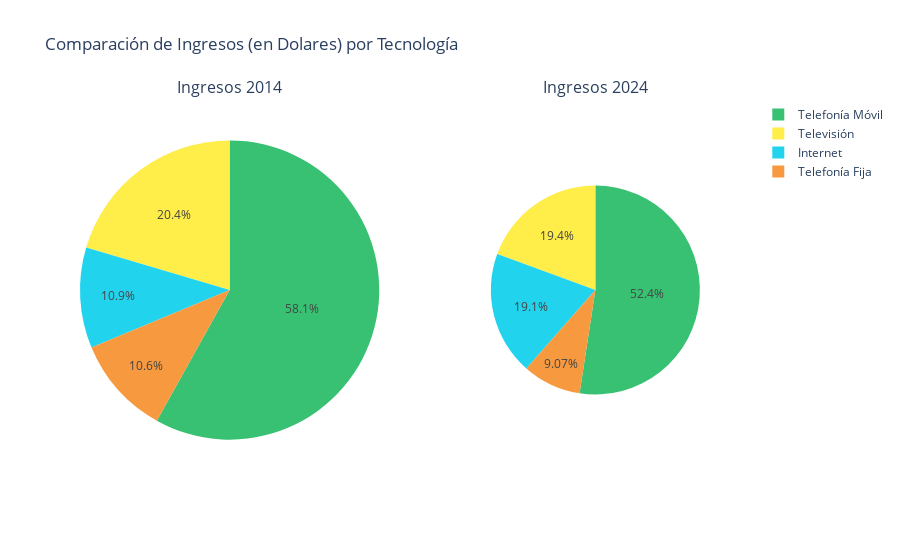

The notebook cell saved with this chart:
### Markdown cell above
### **Gráfico 3:**
Proporciones del mercado en Argentina, de estas tecnologías, en la última Decada, medido en Dolares

### Code cell
ancho_grafico = 900
fig = crear_graf_pie(df=df_pies_tabla, width=ancho_grafico)

config = {'displayModeBar': False}
fig.show(config=config)

### Figure 1 — Plotly figure (JSON) as saved in the notebook; plotly's stock layout.template omitted (floating-point values rounded to 4 significant figures)
{"data": [{"domain": {"x": [0, 0.45], "y": [0, 1]}, "labels": ["Internet", "Telefonía Móvil", "Telefonía Fija", "Televisión"], "marker": {"colors": ["#22D3EE", "#38C172", "#F6993F", "#FFED4A"]}, "name": "Ingresos 2014", "scalegroup": "one", "type": "pie", "values": [392300.0, 2095000.0, 383300.0, 736200.0]}, {"domain": {"x": [0.55, 1], "y": [0, 1]}, "labels": ["Internet", "Telefonía Móvil", "Telefonía Fija", "Televisión"], "marker": {"colors": ["#22D3EE", "#38C172", "#F6993F", "#FFED4A"]}, "name": "Ingresos 2024", "scalegroup": "one", "type": "pie", "values": [336100.0, 922300.0, 159600.0, 341700.0]}], "layout": {"annotations": [{"font": {"size": 16}, "showarrow": false, "text": "Ingresos 2014", "x": 0.225, "xanchor": "center", "xref": "paper", "y": 1, "yanchor": "bottom", "yref": "paper"}, {"font": {"size": 16}, "showarrow": false, "text": "Ingresos 2024", "x": 0.775, "xanchor": "center", "xref": "paper", "y": 1, "yanchor": "bottom", "yref": "paper"}, {"font": {"size": 14}, "showarrow": false, "text": "Nota: Para el Año 2024 el total de Ingresos en dolares representa un 48.79% con respecto al 2014", "x": 0.45, "xanchor": "center", "y": -0.3}], "title": {"text": "Comparación de Ingresos (en Dolares) por Tecnología"}, "width": 900}}
